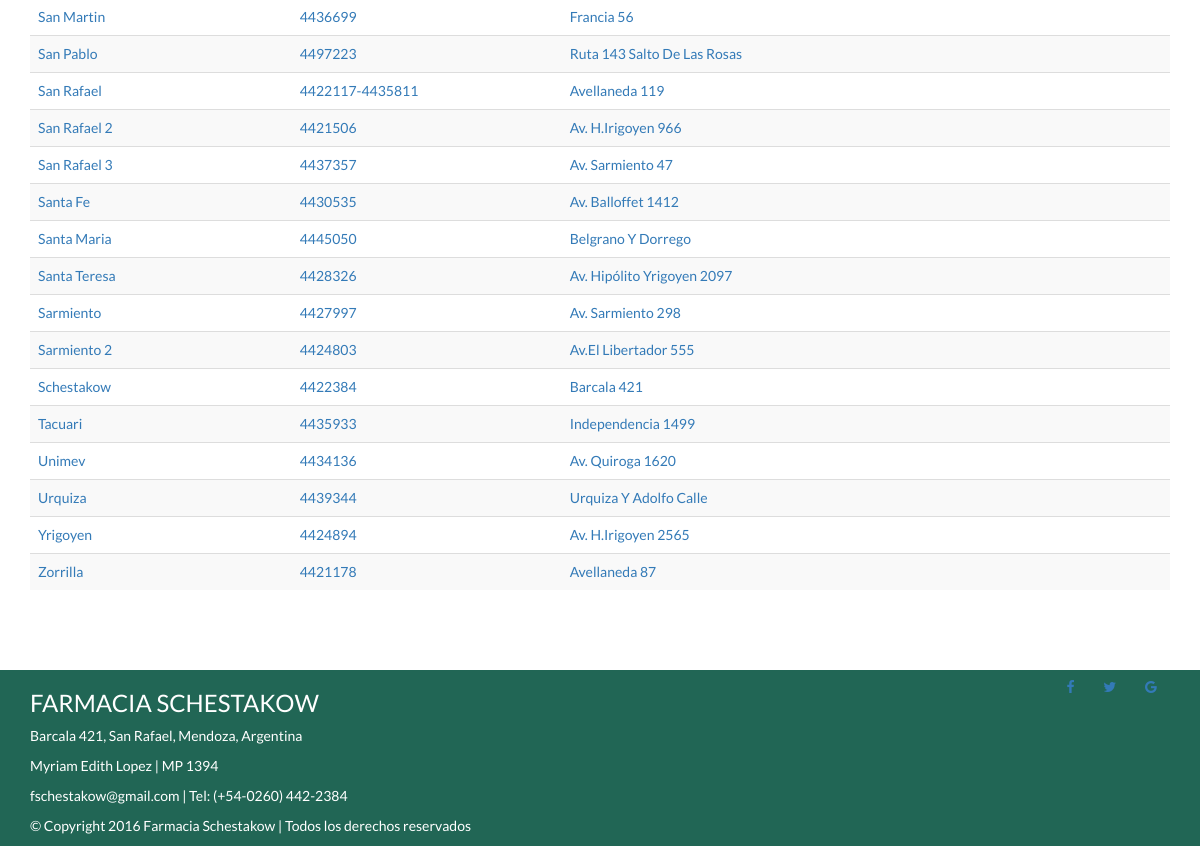
The app's page /farmacias/ (lower part), older data.
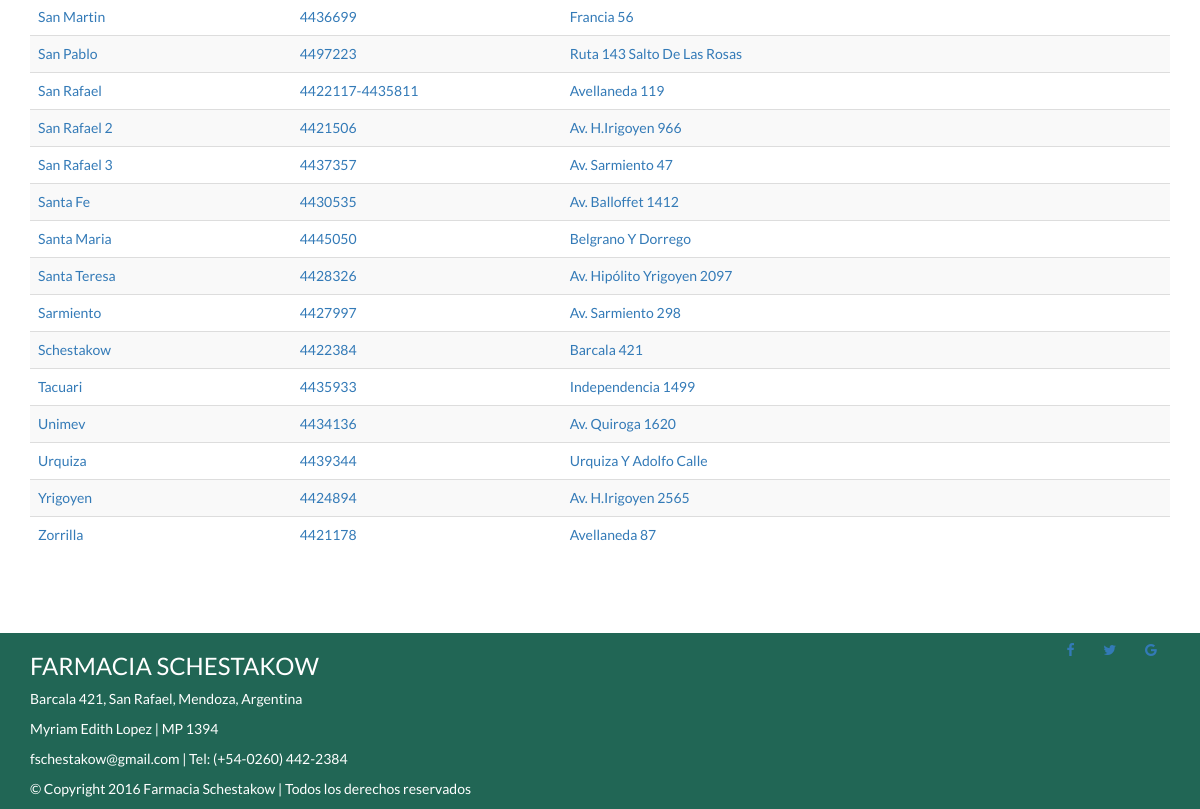
The same page, newer data.
### farmacias/models.py (models this page shows, shortened)
class Pharmacy(models.Model):
    name = models.CharField(max_length=200)
    phone = models.CharField(max_length=20)
    address = models.CharField(max_length=200)
    lat = models.DecimalField(max_digits=18, decimal_places=16)
    lng = models.DecimalField(max_digits=18, decimal_places=16)

### farmacias/views.py (the view)
def index(request):
    pharmacy_list = Pharmacy.objects.order_by('name')
    context = {'pharmacy_list': pharmacy_list}
    return render(request, 'farmacias/index.html', context)

### farmacias/templates/farmacias/index.html (shortened to what this page needs)
<!DOCTYPE html>
<html>
  {% load staticfiles %}
  <head>
    {% include 'head_links.html' %}
  </head>
  <body>
    <br>
    <div class="content-div">
      <div class="container">
        <div class="row">
          <div class="col-md-12 content-col">
						{% if pharmacy_list %}
							<table class="table table-striped">
								<tbody>
									{% for pharmacy in pharmacy_list %}
										<tr>
											<td><a href="/farmacias/{{ pharmacy.id }}/">{{ pharmacy.name|title }}</a></td>
											<td><a href="/farmacias/{{ pharmacy.id }}/">{{ pharmacy.phone }}</a></td>
											<td><a href="/farmacias/{{ pharmacy.id }}/">{{ pharmacy.address|title }}</a></td>
										</tr>
									{% endfor %}
								</tbody>
							</table>
						{% else %}
							<p>No hay farmacias en San Rafael.</p>
						{% endif %}
          </div>
        </div>
      </div>
    </div>
    {% include 'footer.html' %}
	</body>
</html>

Row changes from the older to the newer data that the page shows:
removed Pharmacy: name "Sarmiento 2", phone "4424803", address "Av.El Libertador 555"
